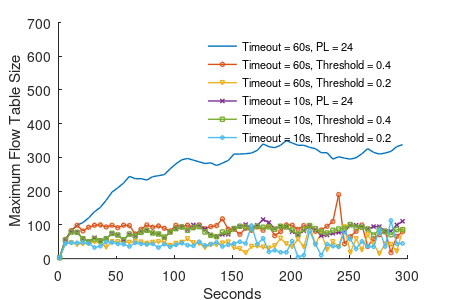

MATLAB code for this plot:
clearvars

load('timeout_60')

h_figure = figure;
marker = {'-o', '-v', '-x', '-s', '-d'}';
marker_id = 1;

legend_words = {};    
for j = size(result_prefix, 1):-1:1
    plot((1:5:300), result_prefix{j}(1:5:300), 'LineWidth', 1)
    hold on
end

legend_words = [legend_words; 'Timeout = 60s, PL = 24'];

for j = size(result_threshold, 1):-1:1
    plot((1:5:300), result_threshold{j}(1:5:300), marker{marker_id}, 'MarkerSize', 3, 'LineWidth', 1)
    legend_words = [legend_words; ['Timeout = 60s, Threshold = ', num2str(x_axis_tableThreshold(j)/250)]];
    
    marker_id = marker_id + 1;
end

load('timeout_10')

for j = size(result_prefix, 1):-1:1
    plot((1:5:300), result_prefix{j}(1:5:300), marker{marker_id}, 'MarkerSize', 3, 'LineWidth', 1)
    marker_id = marker_id + 1;
end

legend_words = [legend_words; 'Timeout = 10s, PL = 24'];

for j = size(result_threshold, 1):-1:1
    plot((1:5:300), result_threshold{j}(1:5:300), marker{marker_id}, 'MarkerSize', 3, 'LineWidth', 1)
    legend_words = [legend_words; ['Timeout = 10s, Threshold = ', num2str(x_axis_tableThreshold(j)/250)]];
    
    marker_id = marker_id + 1;
end

hold off
    
hl = legend(legend_words, 'Location', 'NorthEast', 'FontSize', 8);

legend boxoff;
box off;

xlabel('Seconds')
ylabel('Maximum Flow Table Size')

xlim([0 300]);
ylim([0 700]);

set(h_figure, 'PaperPositionMode', 'manual');
set(h_figure, 'PaperUnits', 'inches');
set(h_figure, 'Units', 'inches');
set(h_figure, 'PaperPosition', [0, 0, 4.5, 3]); % control eps size
set(h_figure, 'Position', [0, 0, 4.5, 3]); 
print(h_figure, '-depsc', 'maxFlowTableSize_as.eps');